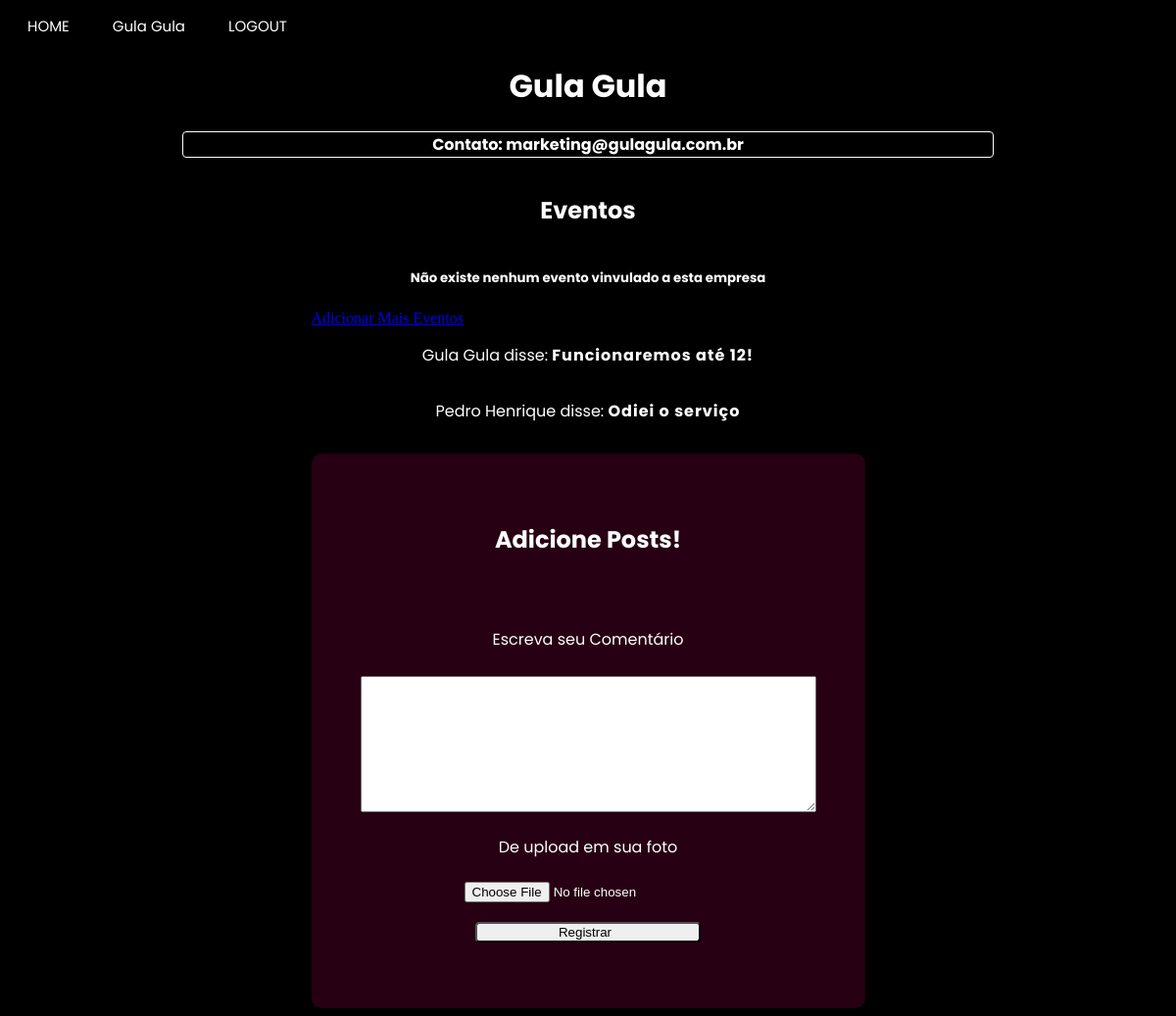
Before: /enterprise_page/Gula Gula (signed in) with the older database file.
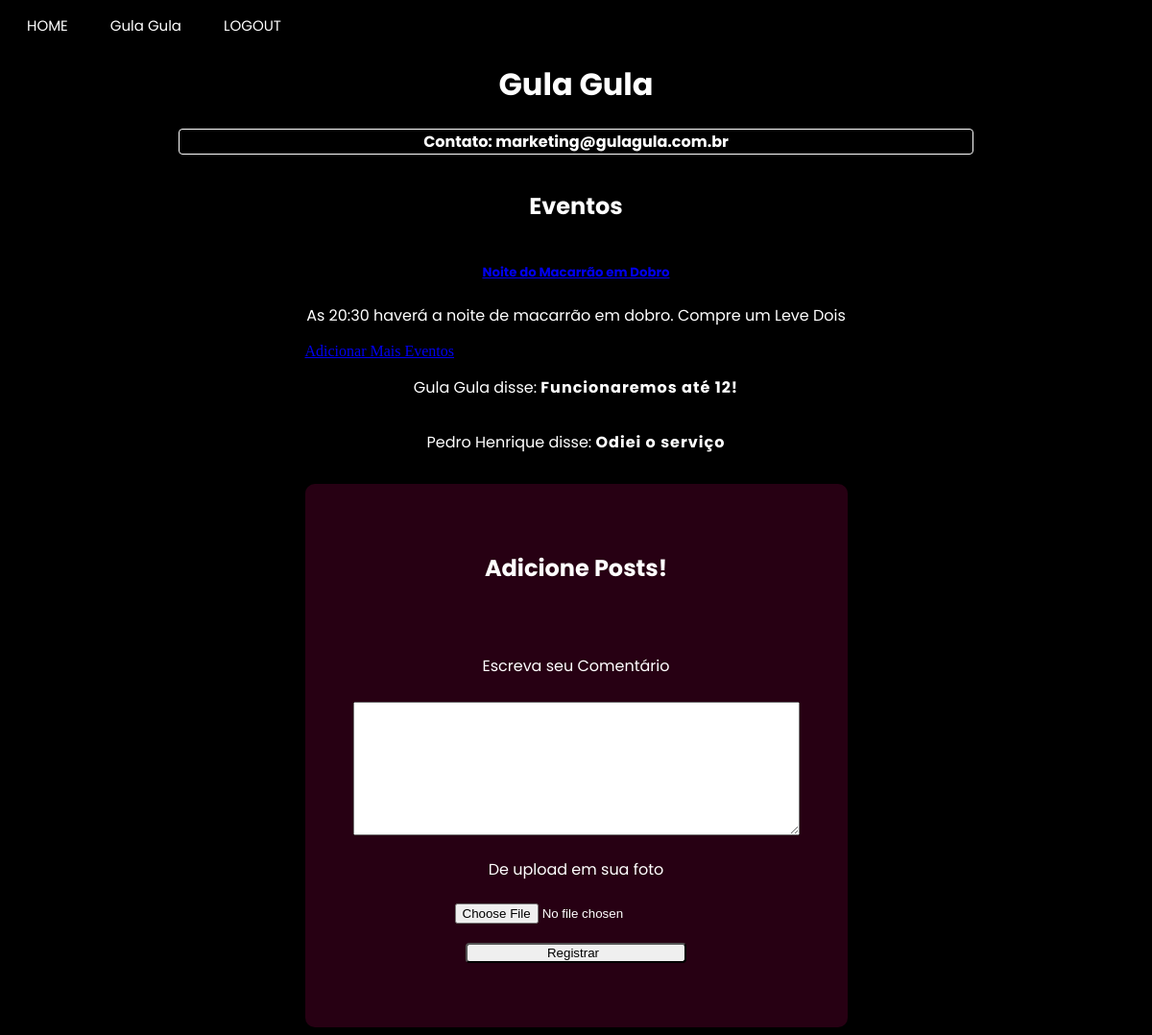
After: the same page with the newer database file.
### app/model.py (models this page shows, shortened)
class empresa(UserMixin, db.Model):
    __tablename__ = "empresa"
    id = db.Column(db.Integer,primary_key=True)
    enterprise_name = db.Column(db.String(64), index=True, unique=True)
    email = db.Column(db.String(120), index=True, unique=True)
    password_hash = db.Column(db.String(120))
    city = db.Column(db.String(120))
    latitude = db.Column(db.Float)
    longitude = db.Column(db.Float)
    district = db.Column(db.String(50))
    street = db.Column(db.String(120))
    posts = db.relationship("Post", backref="enterprise")

class Post(db.Model):
    id = db.Column(db.Integer, primary_key=True)
    body = db.Column(db.String(140))
    image = db.Column(db.String(200))
    timestamp = db.Column(db.Integer, index=True)
    empresa_id = db.Column(db.Integer, db.ForeignKey('empresa.id'))
    author_id = db.Column(db.Integer())
    event_id = db.Column(db.Integer())

class usuario(UserMixin, db.Model):
    __tablename__ = "usuario"
    id = db.Column(db.Integer, primary_key=True)
    username = db.Column(db.String(64), index=True, unique=True)
    email = db.Column(db.String(120), index=True, unique=True)
    password_hash = db.Column(db.String(120))
    city = db.Column(db.String(120))
    district = db.Column(db.String(50))
    age = db.Column(db.Integer)

class Event(db.Model):
    id = db.Column(db.Integer, primary_key=True)
    body = db.Column(db.String(200))
    image = db.Column(db.String(200))
    timestamp = db.Column(db.Integer, index=True)
    empresa_id = db.Column(db.Integer)
    name = db.Column(db.String(200))
    latitude = db.Column(db.Float)
    longitude = db.Column(db.Float)
    event_type = db.Column(db.String(8))
    rank = db.Column(db.Float)
    avaliations = db.Column(db.Integer)
    age_groups = db.Column(db.String)

### app/routes.py (the view, shortened to what this page needs)
@app.route("/enterprise_page/<name>", methods=["POST", "GET"])
@login_required
def enterprise_page_specific(name):
    form = Comments()
    enterpriseS= empresa.query.filter_by(enterprise_name=name).first()
    return render_template('enterprise_page.html', title=name, css_file="enterprise_page.css",user=current_user, usuario=usuario, enterprise=empresa, posts=Post.query.filter_by(empresa_id=enterpriseS.id), form=form, events=Event.query.filter_by(empresa_id=enterpriseS.id).all())

### app/forms.py
class Comments(FlaskForm):
    files = FileField("De upload em sua foto")
    text = TextAreaField("Escreva seu Comentário", validators=[DataRequired("Escreva seu comentário!")])
    submit = SubmitField("Registrar")

### app/model.py (called while the page is built)
@login.user_loader
def load_user(id):
    if usuario.query.get(int(id)):
        load = usuario.query.get(int(id))
    else:
        load = empresa.query.get(int(id))
    return load

### app/templates/enterprise_page.html (shortened to what this page needs)
{% extends "base.html" %}
{% block content %}
<h1>{{title}}</h1>
<h3>Contato: {{enterprise.query.filter_by(enterprise_name = title).first().email}}</h3>
<div class="alignment">
<h2>Eventos</h2>
{% if events|length == 0 %}
  <h5> Não existe nenhum evento vinvulado a esta empresa</h5>
{% else %}
{% for event in events%}
<div>
  <h5><a href={{ url_for("event_page", name= event.name)}}>{{ event.name }}</a></h5>
  <p>{{ event.body }}</p></div>
{% endfor %}
{% endif %}
{% if not current_user.username %}
<a href={{ url_for("event_register_page")}}> Adicionar Mais Eventos</a>
{% endif %}
{% for post in posts%}
{% if usuario.query.filter_by(id = post.author_id).first().username %}
<div><p>{{ usuario.query.filter_by(id = post.author_id).first().username }} disse: <b>{{ post.body }}</b></p></div>
{% else %}
<div><p>{{ enterprise.query.filter_by(id = post.author_id).first().enterprise_name }} disse: <b>{{ post.body }}</b></p></div>
{% endif %}
{% endfor %}
<section class="container">
  {% if current_user.username %}
  <h1>Envie-nos seu feedback</h1><br><br>
  {% else %}
  <h1>Adicione Posts!</h1><br><br>
  {% endif %}
      <form action="{{url_for('enterprise_page_specific', name = title)}}", method='post', novalidate>
          <div class="inputs">
            <p>
                {{ form.text.label }}<br><br>
                {{ form.text(size=32) }}<br>
            </p>
            <p>
                {{ form.files.label }}<br>
                {{ form.files(size=32) }}<br>
            </p>
        </div>
        <p>{{ form.submit() }}</p>
      </form>
    </section>
</div>
{% endblock %}

### app/templates/base.html (shortened to what this page needs)
<!DOCTYPE html>
<html>
    <head>
        {% if css_file%}
            <link rel="stylesheet" type="text/css" href="{{ url_for('static', filename=css_file) }}">
        {% else %}
            <link rel="stylesheet" type="text/css" href="{{ url_for('static', filename='user_page.css') }}">
        {% endif %}
    </head>
    <body>
        <header class="menu">
            <a id="main_page" href="{{ url_for('main_page') }}" class="button">HOME</a>
            {% if user.is_authenticated %}
            {% if user.username %}
            <a id="user_page" href="{{ url_for('user_page')}}"class="button">{{user.username}}</a>
            {% else %}
            <a id="enterprise_page" href="{{ url_for('enterprise_page_specific', name=user.enterprise_name)}}"class="button">{{user.enterprise_name}}</a>
            {% endif%}
            <a id="logout" href="{{ url_for('logout') }}" class="button">LOGOUT</a>
            {% else %}
            <a id="enterprise_register_page" href="{{ url_for('enterprise_register_page') }}" class="button">SEJA UM ANUNCIANTE</a>
            <a id="user_register_page" href="{{ url_for('user_register_page') }}" class="button">REGISTRO</a>
            <a id="login_page" href="{{ url_for('login_page') }}" class="button">LOGIN</a>
            {% endif %}
        </header>
        {% block content %}{% endblock %}
    </body>
</html>

Changed rows visible on the page:
added Event: name "Noite do Macarrão em Dobro", body "As 20:30 haverá a noite de macarrão em dobro. Compre um Leve Dois"
Other visible differences:
text no longer shown: "Não existe nenhum evento vinvulado a esta empresa"
